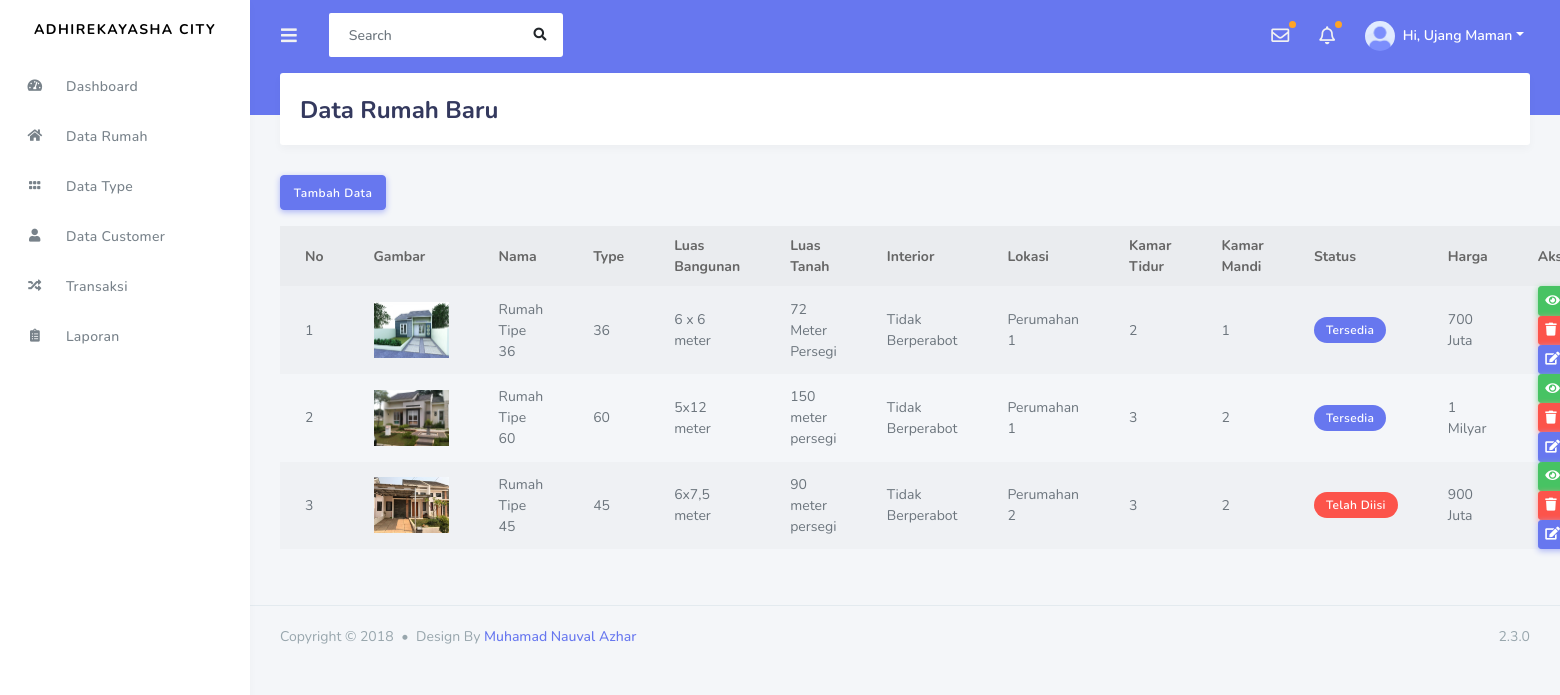
Screenshot of /index.php/admin/data_rumah with the database file from the repository.
### tables this page shows
CREATE TABLE `rumah` (
  `id_rumah` int(12) NOT NULL,
  `nama_rumah` varchar(256) NOT NULL,
  `kode_type` varchar(256) NOT NULL,
  `luas_tanah` varchar(256) NOT NULL,
  `luas_bangunan` varchar(256) NOT NULL,
  `status` varchar(256) NOT NULL,
  `interior` varchar(256) NOT NULL,
  `lokasi` varchar(256) NOT NULL,
  `kamar_tidur` varchar(256) NOT NULL,
  `kamar_mandi` varchar(256) NOT NULL,
  `harga` varchar(256) NOT NULL,
  `gambar` varchar(256) NOT NULL
);

### application/controllers/admin/Data_rumah.php (called while the page is built, shortened)
<?php
class Data_rumah extends CI_Controller{
    public function index()
    {
        $data['rumah'] = $this->rental_model->get_data('rumah')->result();
        $data['tipe'] = $this->rental_model->get_data('tipe')->result();
        $this->load->view('templates_admin/header');
        $this->load->view('templates_admin/sidebar');
        $this->load->view('admin/data_rumah',$data);
        $this->load->view('templates_admin/footer');
    }
}
?>

### index.php (called while the page is built, shortened)
<?php
require_once BASEPATH.'core/CodeIgniter.php';

### application/models/Rental_model.php (called while the page is built, shortened)
<?php
class Rental_model extends CI_model
{
    public function get_data($table){
        return $this->db->get($table);
    }
}
?>

### application/views/admin/Data_rumah.php (the view, shortened to what this page needs)
<div class="main-content">
        <section class="section">
          <div class="section-header">
            <h1>Data Rumah Baru</h1>
          </div>
            <a href="<?php echo base_url('admin/data_rumah/tambah_rumah') ?>" class="btn btn-primary mb-3">
            Tambah Data</a>
          <table class="table table-hover table-striped table-borderes">
              <thead>
                  <tr>
                    <th>No</th>
                    <th>Gambar</th>
                    <th>Nama</th>
                    <th>Type</th>
                    <th>Luas Bangunan</th>
                    <th>Luas Tanah</th>
                    <th>Interior</th>
                    <th>Lokasi</th>
                    <th>Kamar Tidur</th>
                    <th>Kamar Mandi</th>
                    <th>Status</th>
                    <th>Harga</th>
                    <th>Aksi</th>
                  </tr>
              </thead>
                <tbody>
                    <?php
                        $no=1;
                        foreach($rumah as $rm) : ?>
                            <tr>
                                <td><?php echo $no++ ?></td>
                                <td>
                                    <img width="75px" src="<?php echo base_url().'assets/upload/' .$rm->gambar ?>">
                                </td>
                                <td><?php echo $rm->nama_rumah ?></td>
                                <td><?php echo $rm->kode_type ?></td>
                                <td><?php echo $rm->luas_bangunan ?></td>
                                <td><?php echo $rm->luas_tanah ?></td>
                                <td><?php echo $rm->interior ?></td>
                                <td><?php echo $rm->lokasi ?></td>
                                <td><?php echo $rm->kamar_tidur ?></td>
                                <td><?php echo $rm->kamar_mandi ?></td>
                                <td><?php
                                if ($rm->status == "0"){
                                    echo "<span class='badge badge-danger'> Telah Diisi
                                    </span>";
                                }else{
                                    echo "<span class='badge badge-primary'> Tersedia
                                    </span>";
                                }
                                ?></td>
                                <td><?php echo $rm->harga ?></td>
                                <td>
                                    <a href="<?php echo base_url('admin/data_rumah/detail_rumah/') .$rm->id_rumah ?>" class="btn btn-sm btn-success"><i class="
                                    fas fa-eye"></i></a>
                                    <a href="<?php echo base_url('admin/data_rumah/hapus_rumah/') .$rm->id_rumah ?>" class="btn btn-sm btn-danger"><i class="
                                    fas fa-trash"></i></a>
                                    <a href="<?php echo base_url('admin/data_rumah/update_rumah/') .$rm->id_rumah ?>" class="btn btn-sm btn-primary"><i class="
                                    fas fa-edit"></i></a>
                                </td>
                            </tr>
                    <?php endforeach; ?>
                </tbody>
          </table>
</section>
</div>

### application/views/templates_admin/header.php (shortened to what this page needs)
<!DOCTYPE html>
<html lang="en">
<head>
  <link rel="stylesheet" href="https://stackpath.bootstrapcdn.com/bootstrap/4.3.1/css/bootstrap.min.css">
  <link rel="stylesheet" href="https://use.fontawesome.com/releases/v5.7.2/css/all.css">
  <link rel="stylesheet" href="<?php echo base_url('assets/assets_stisla')?>/assets/css/style.css">
  <link rel="stylesheet" href="<?php echo base_url('assets/assets_stisla')?>/assets/css/components.css">
</head>

### application/views/templates_admin/sidebar.php (shortened to what this page needs)
<body>
  <div id="app">
    <div class="main-wrapper">
      <div class="navbar-bg"></div>
      <nav class="navbar navbar-expand-lg main-navbar">
        <form class="form-inline mr-auto">
          <ul class="navbar-nav mr-3">
            <li><a href="#" data-toggle="sidebar" class="nav-link nav-link-lg"><i class="fas fa-bars"></i></a></li>
          </ul>
          <div class="search-element">
            <input class="form-control" type="search" placeholder="Search" aria-label="Search" data-width="250">
            <button class="btn" type="submit"><i class="fas fa-search"></i></button>
          </div>
        </form>
        <ul class="navbar-nav navbar-right">
          <li class="dropdown dropdown-list-toggle"><a href="#" data-toggle="dropdown" class="nav-link nav-link-lg message-toggle beep"><i class="far fa-envelope"></i></a>
          </li>
          <li class="dropdown dropdown-list-toggle"><a href="#" data-toggle="dropdown" class="nav-link notification-toggle nav-link-lg beep"><i class="far fa-bell"></i></a>
          </li>
          <li class="dropdown"><a href="#" data-toggle="dropdown" class="nav-link dropdown-toggle nav-link-lg nav-link-user">
            <img alt="image" src="../assets/img/avatar/avatar-1.png" class="rounded-circle mr-1">
            <div class="d-sm-none d-lg-inline-block">Hi, Ujang Maman</div></a>
          </li>
        </ul>
      </nav>
      <div class="main-sidebar">
        <aside id="sidebar-wrapper">
          <div class="sidebar-brand">
            <a href="index.html">Adhirekayasha City</a>
          </div>
          <ul class="sidebar-menu">
            <li>
                <a class="nav-link" href="<?php echo base_url('admin/dashboard')?>"><i class="fas fa-tachometer-alt"></i> <span>Dashboard</span></a>
              </li>
              <li>
                <a class="nav-link" href="<?php echo base_url('admin/data_rumah')?>"><i class="fas fa-home"></i> <span>Data Rumah</span></a>
              </li>
              <li>
                <a class="nav-link" href="<?php echo base_url('admin/data_type')?>"><i class="fas fa-grip-horizontal"></i> <span>Data Type</span></a>
              </li>
              <li>
                <a class="nav-link" href="<?php echo base_url('admin/data_customer')?>"><i class="fas fa-user"></i> <span>Data Customer</span></a>
              </li>
              <li>
                <a class="nav-link" href="<?php echo base_url('admin/transaksi')?>"><i class="fas fa-random"></i> <span>Transaksi</span></a>
              </li>
              <li>
                <a class="nav-link" href="<?php echo base_url('admin/laporan')?>"><i class="fas fa-clipboard-list"></i> <span>Laporan</span></a>
              </li>
            </ul>
        </aside>
      </div>

### application/views/templates_admin/footer.php (shortened to what this page needs)
<footer class="main-footer">
        <div class="footer-left">
          Copyright &copy; 2018 <div class="bullet"></div> Design By <a href="https://nauval.in/">Muhamad Nauval Azhar</a>
        </div>
        <div class="footer-right">
          2.3.0
        </div>
      </footer>
    </div>
  </div>
</body>
</html>

### rows the page displays
rumah: gambar (picture), nama_rumah "Rumah Tipe 36", kode_type "36", luas_bangunan "6 x 6 meter", luas_tanah "72 Meter Persegi", interior "Tidak Berperabot", lokasi "Perumahan 1", kamar_tidur "2", kamar_mandi "1", status "Tersedia", harga "700 Juta"
rumah: gambar (picture), nama_rumah "Rumah Tipe 60", kode_type "60", luas_bangunan "5x12 meter", luas_tanah "150 meter persegi", interior "Tidak Berperabot", lokasi "Perumahan 1", kamar_tidur "3", kamar_mandi "2", status "Tersedia", harga "1 Milyar"
rumah: gambar (picture), nama_rumah "Rumah Tipe 45", kode_type "45", luas_bangunan "6x7,5 meter", luas_tanah "90 meter persegi", interior "Tidak Berperabot", lokasi "Perumahan 2", kamar_tidur "3", kamar_mandi "2", status "Telah Diisi", harga "900 Juta"
